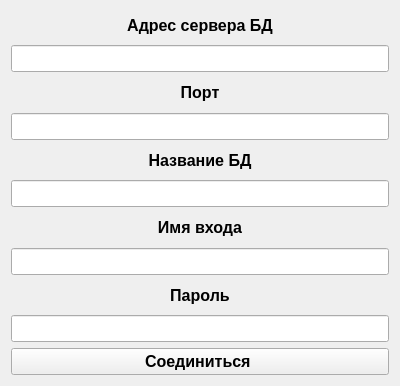
<?xml version="1.0" encoding="UTF-8"?>
<ui version="4.0">
 <class>Login</class>
 <widget class="QWidget" name="Login">
  <property name="geometry">
   <rect>
    <x>0</x>
    <y>0</y>
    <width>400</width>
    <height>386</height>
   </rect>
  </property>
  <property name="windowTitle">
   <string>Form</string>
  </property>
  <layout class="QGridLayout" name="gridLayout">
   <item row="0" column="0">
    <widget class="QLabel" name="label">
     <property name="font">
      <font>
       <pointsize>12</pointsize>
       <bold>true</bold>
      </font>
     </property>
     <property name="text">
      <string>Адрес сервера БД</string>
     </property>
     <property name="alignment">
      <set>Qt::AlignCenter</set>
     </property>
    </widget>
   </item>
   <item row="1" column="0">
    <widget class="QLineEdit" name="lineEdit_2">
     <property name="font">
      <font>
       <pointsize>12</pointsize>
       <bold>true</bold>
      </font>
     </property>
     <property name="alignment">
      <set>Qt::AlignCenter</set>
     </property>
    </widget>
   </item>
   <item row="10" column="0">
    <widget class="QPushButton" name="pushButton">
     <property name="font">
      <font>
       <pointsize>12</pointsize>
       <bold>true</bold>
      </font>
     </property>
     <property name="text">
      <string>Соединиться </string>
     </property>
    </widget>
   </item>
   <item row="5" column="0">
    <widget class="QLineEdit" name="lineEdit_4">
     <property name="font">
      <font>
       <pointsize>12</pointsize>
       <bold>true</bold>
      </font>
     </property>
     <property name="alignment">
      <set>Qt::AlignCenter</set>
     </property>
    </widget>
   </item>
   <item row="4" column="0">
    <widget class="QLabel" name="label_2">
     <property name="font">
      <font>
       <pointsize>12</pointsize>
       <bold>true</bold>
      </font>
     </property>
     <property name="text">
      <string>Название БД</string>
     </property>
     <property name="alignment">
      <set>Qt::AlignCenter</set>
     </property>
    </widget>
   </item>
   <item row="8" column="0">
    <widget class="QLabel" name="label_4">
     <property name="font">
      <font>
       <pointsize>12</pointsize>
       <bold>true</bold>
      </font>
     </property>
     <property name="text">
      <string>Пароль</string>
     </property>
     <property name="alignment">
      <set>Qt::AlignCenter</set>
     </property>
    </widget>
   </item>
   <item row="7" column="0">
    <widget class="QLineEdit" name="lineEdit_3">
     <property name="font">
      <font>
       <pointsize>12</pointsize>
       <bold>true</bold>
      </font>
     </property>
     <property name="alignment">
      <set>Qt::AlignCenter</set>
     </property>
    </widget>
   </item>
   <item row="2" column="0">
    <widget class="QLabel" name="label_5">
     <property name="font">
      <font>
       <pointsize>12</pointsize>
       <bold>true</bold>
      </font>
     </property>
     <property name="text">
      <string>Порт</string>
     </property>
     <property name="alignment">
      <set>Qt::AlignCenter</set>
     </property>
    </widget>
   </item>
   <item row="9" column="0">
    <widget class="QLineEdit" name="lineEdit">
     <property name="font">
      <font>
       <pointsize>12</pointsize>
       <bold>true</bold>
      </font>
     </property>
     <property name="alignment">
      <set>Qt::AlignCenter</set>
     </property>
    </widget>
   </item>
   <item row="6" column="0">
    <widget class="QLabel" name="label_3">
     <property name="font">
      <font>
       <pointsize>12</pointsize>
       <bold>true</bold>
      </font>
     </property>
     <property name="text">
      <string>Имя входа</string>
     </property>
     <property name="alignment">
      <set>Qt::AlignCenter</set>
     </property>
    </widget>
   </item>
   <item row="3" column="0">
    <widget class="QLineEdit" name="lineEdit_5">
     <property name="font">
      <font>
       <pointsize>12</pointsize>
       <bold>true</bold>
      </font>
     </property>
     <property name="alignment">
      <set>Qt::AlignCenter</set>
     </property>
    </widget>
   </item>
  </layout>
 </widget>
 <resources/>
 <connections/>
</ui>
